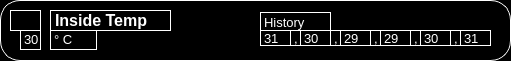
     <widget class="QWidget" name="widget_16" native="true">
      <property name="geometry">
       <rect>
        <x>10</x>
        <y>230</y>
        <width>511</width>
        <height>61</height>
       </rect>
      </property>
      <property name="styleSheet">
       <string notr="true">background-color:rgb(0, 0, 0);
border-color: rgb(243, 243, 243);
border-radius: 20px ;
border-width: 5rem;
border: 1px solid  rgb(255, 255, 255);</string>
      </property>
      <widget class="QLabel" name="label_7">
       <property name="geometry">
        <rect>
         <x>10</x>
         <y>10</y>
         <width>31</width>
         <height>21</height>
        </rect>
       </property>
       <property name="styleSheet">
        <string notr="true">image: url(:/newPrefix/icons8-temperature-inside-30 (1).jpg);
border: 1rem solid black;</string>
       </property>
       <property name="text">
        <string/>
       </property>
      </widget>
      <widget class="QLabel" name="label_15">
       <property name="geometry">
        <rect>
         <x>50</x>
         <y>10</y>
         <width>121</width>
         <height>21</height>
        </rect>
       </property>
       <property name="styleSheet">
        <string notr="true">border: 1rem solid black;
font-family: 'Courier New';
font-style: normal;
font-weight: 700;
font-size: 16px;
line-height: 18px;
color: #F6F7FA;
</string>
       </property>
       <property name="text">
        <string>&lt;html&gt;&lt;head/&gt;&lt;body&gt;&lt;p&gt;&lt;span style=&quot; font-size:12pt; font-weight:600; color:#ffffff;&quot;&gt;Inside Temp&lt;/span&gt;&lt;/p&gt;&lt;/body&gt;&lt;/html&gt;</string>
       </property>
      </widget>
      <widget class="QLabel" name="label">
       <property name="geometry">
        <rect>
         <x>20</x>
         <y>30</y>
         <width>21</width>
         <height>20</height>
        </rect>
       </property>
       <property name="styleSheet">
        <string notr="true">border: 1rem solid black;</string>
       </property>
       <property name="text">
        <string>&lt;html&gt;&lt;head/&gt;&lt;body&gt;&lt;p&gt;&lt;span style=&quot; font-size:10pt; color:#ffffff;&quot;&gt;30 &lt;/span&gt;&lt;/p&gt;&lt;/body&gt;&lt;/html&gt;</string>
       </property>
      </widget>
      <widget class="QLabel" name="label_23">
       <property name="geometry">
        <rect>
         <x>50</x>
         <y>30</y>
         <width>47</width>
         <height>20</height>
        </rect>
       </property>
       <property name="styleSheet">
        <string notr="true">border: 1rem solid black;</string>
       </property>
       <property name="text">
        <string>&lt;html&gt;&lt;head/&gt;&lt;body&gt;&lt;p&gt;&lt;span style=&quot; font-size:10pt; color:#ffffff;&quot;&gt;° C&lt;/span&gt;&lt;/p&gt;&lt;/body&gt;&lt;/html&gt;</string>
       </property>
      </widget>
      <widget class="QLabel" name="label_24">
       <property name="geometry">
        <rect>
         <x>260</x>
         <y>12</y>
         <width>71</width>
         <height>21</height>
        </rect>
       </property>
       <property name="styleSheet">
        <string notr="true">
border: 1rem solid black;

font-family: 'Courier New';
font-style: normal;
font-weight: 400;
font-size: 13px;
line-height: 11px;
color: #F6F7FA;</string>
       </property>
       <property name="text">
        <string>&lt;html&gt;&lt;head/&gt;&lt;body&gt;&lt;p&gt;&lt;span style=&quot; color:#ffffff;&quot;&gt;History&lt;/span&gt;&lt;/p&gt;&lt;/body&gt;&lt;/html&gt;</string>
       </property>
      </widget>
      <widget class="QLabel" name="label_25">
       <property name="geometry">
        <rect>
         <x>260</x>
         <y>30</y>
         <width>31</width>
         <height>16</height>
        </rect>
       </property>
       <property name="styleSheet">
        <string notr="true">border: 1rem solid black;</string>
       </property>
       <property name="text">
        <string>&lt;html&gt;&lt;head/&gt;&lt;body&gt;&lt;p&gt;&lt;span style=&quot; font-size:10pt; color:#ffffff;&quot;&gt;31&lt;/span&gt;&lt;/p&gt;&lt;/body&gt;&lt;/html&gt;</string>
       </property>
      </widget>
      <widget class="QLabel" name="label_26">
       <property name="geometry">
        <rect>
         <x>290</x>
         <y>30</y>
         <width>16</width>
         <height>16</height>
        </rect>
       </property>
       <property name="styleSheet">
        <string notr="true">border: 1rem solid black;</string>
       </property>
       <property name="text">
        <string>&lt;html&gt;&lt;head/&gt;&lt;body&gt;&lt;p&gt;&lt;span style=&quot; font-size:10pt; color:#ffffff;&quot;&gt;,&lt;/span&gt;&lt;/p&gt;&lt;/body&gt;&lt;/html&gt;</string>
       </property>
      </widget>
      <widget class="QLabel" name="label_27">
       <property name="geometry">
        <rect>
         <x>300</x>
         <y>30</y>
         <width>31</width>
         <height>16</height>
        </rect>
       </property>
       <property name="styleSheet">
        <string notr="true">border: 1rem solid black;</string>
       </property>
       <property name="text">
        <string>&lt;html&gt;&lt;head/&gt;&lt;body&gt;&lt;p&gt;&lt;span style=&quot; font-size:10pt; color:#ffffff;&quot;&gt;30&lt;/span&gt;&lt;/p&gt;&lt;/body&gt;&lt;/html&gt;</string>
       </property>
      </widget>
      <widget class="QLabel" name="label_28">
       <property name="geometry">
        <rect>
         <x>330</x>
         <y>30</y>
         <width>16</width>
         <height>16</height>
        </rect>
       </property>
       <property name="styleSheet">
        <string notr="true">border: 1rem solid black;</string>
       </property>
       <property name="text">
        <string>&lt;html&gt;&lt;head/&gt;&lt;body&gt;&lt;p&gt;&lt;span style=&quot; font-size:10pt; color:#ffffff;&quot;&gt;,&lt;/span&gt;&lt;/p&gt;&lt;/body&gt;&lt;/html&gt;</string>
       </property>
      </widget>
      <widget class="QLabel" name="label_29">
       <property name="geometry">
        <rect>
         <x>340</x>
         <y>30</y>
         <width>31</width>
         <height>16</height>
        </rect>
       </property>
       <property name="styleSheet">
        <string notr="true">border: 1rem solid black;</string>
       </property>
       <property name="text">
        <string>&lt;html&gt;&lt;head/&gt;&lt;body&gt;&lt;p&gt;&lt;span style=&quot; font-size:10pt; color:#ffffff;&quot;&gt;29&lt;/span&gt;&lt;/p&gt;&lt;/body&gt;&lt;/html&gt;</string>
       </property>
      </widget>
      <widget class="QLabel" name="label_30">
       <property name="geometry">
        <rect>
         <x>370</x>
         <y>30</y>
         <width>16</width>
         <height>16</height>
        </rect>
       </property>
       <property name="styleSheet">
        <string notr="true">border: 1rem solid black;</string>
       </property>
       <property name="text">
        <string>&lt;html&gt;&lt;head/&gt;&lt;body&gt;&lt;p&gt;&lt;span style=&quot; font-size:10pt; color:#ffffff;&quot;&gt;,&lt;/span&gt;&lt;/p&gt;&lt;/body&gt;&lt;/html&gt;</string>
       </property>
      </widget>
      <widget class="QLabel" name="label_31">
       <property name="geometry">
        <rect>
         <x>380</x>
         <y>30</y>
         <width>31</width>
         <height>16</height>
        </rect>
       </property>
       <property name="styleSheet">
        <string notr="true">border: 1rem solid black;</string>
       </property>
       <property name="text">
        <string>&lt;html&gt;&lt;head/&gt;&lt;body&gt;&lt;p&gt;&lt;span style=&quot; font-size:10pt; color:#ffffff;&quot;&gt;29&lt;/span&gt;&lt;/p&gt;&lt;/body&gt;&lt;/html&gt;</string>
       </property>
      </widget>
      <widget class="QLabel" name="label_32">
       <property name="geometry">
        <rect>
         <x>410</x>
         <y>30</y>
         <width>16</width>
         <height>16</height>
        </rect>
       </property>
       <property name="styleSheet">
        <string notr="true">border: 1rem solid black;</string>
       </property>
       <property name="text">
        <string>&lt;html&gt;&lt;head/&gt;&lt;body&gt;&lt;p&gt;&lt;span style=&quot; font-size:10pt; color:#ffffff;&quot;&gt;,&lt;/span&gt;&lt;/p&gt;&lt;/body&gt;&lt;/html&gt;</string>
       </property>
      </widget>
      <widget class="QLabel" name="label_33">
       <property name="geometry">
        <rect>
         <x>420</x>
         <y>30</y>
         <width>31</width>
         <height>16</height>
        </rect>
       </property>
       <property name="styleSheet">
        <string notr="true">border: 1rem solid black;</string>
       </property>
       <property name="text">
        <string>&lt;html&gt;&lt;head/&gt;&lt;body&gt;&lt;p&gt;&lt;span style=&quot; font-size:10pt; color:#ffffff;&quot;&gt;30&lt;/span&gt;&lt;/p&gt;&lt;/body&gt;&lt;/html&gt;</string>
       </property>
      </widget>
      <widget class="QLabel" name="label_34">
       <property name="geometry">
        <rect>
         <x>450</x>
         <y>30</y>
         <width>16</width>
         <height>16</height>
        </rect>
       </property>
       <property name="styleSheet">
        <string notr="true">border: 1rem solid black;</string>
       </property>
       <property name="text">
        <string>&lt;html&gt;&lt;head/&gt;&lt;body&gt;&lt;p&gt;&lt;span style=&quot; font-size:10pt; color:#ffffff;&quot;&gt;,&lt;/span&gt;&lt;/p&gt;&lt;/body&gt;&lt;/html&gt;</string>
       </property>
      </widget>
      <widget class="QLabel" name="label_35">
       <property name="geometry">
        <rect>
         <x>460</x>
         <y>30</y>
         <width>31</width>
         <height>16</height>
        </rect>
       </property>
       <property name="styleSheet">
        <string notr="true">border: 1rem solid black;</string>
       </property>
       <property name="text">
        <string>&lt;html&gt;&lt;head/&gt;&lt;body&gt;&lt;p&gt;&lt;span style=&quot; font-size:10pt; color:#ffffff;&quot;&gt;31&lt;/span&gt;&lt;/p&gt;&lt;/body&gt;&lt;/html&gt;</string>
       </property>
      </widget>
     </widget>
